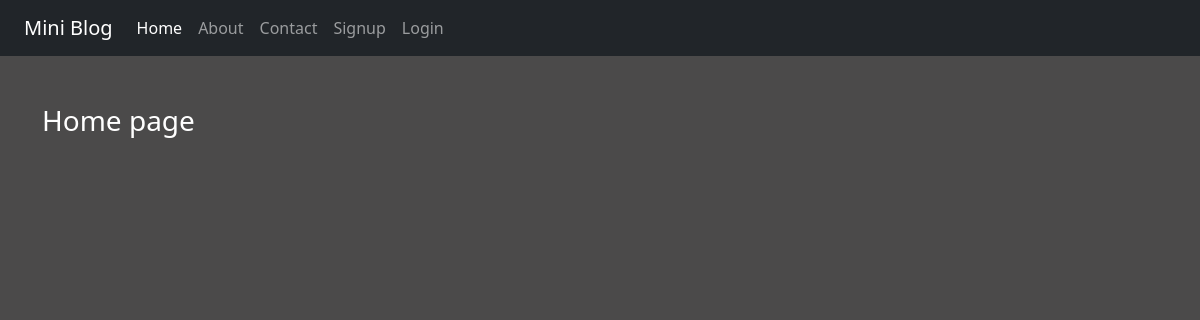
The app's page /, older data.
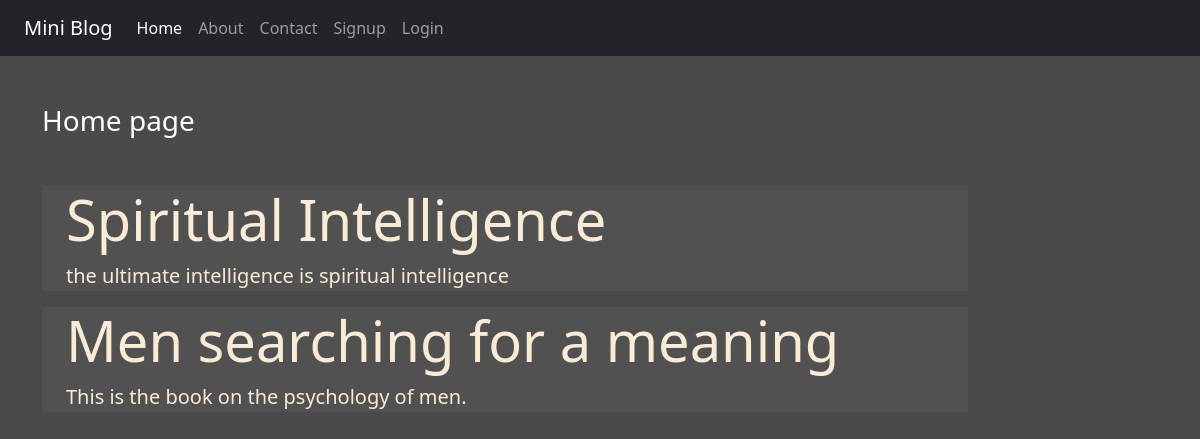
The same page, newer data.
### blog/models.py (models this page shows)
class Post(models.Model):
    title = models.CharField(max_length=240)
    desc = models.TextField()

### blog/views.py (the view)
# urls.py: path('', views.home, name='home'),
def home(request):
    posts = Post.objects.all()
    return render(request,'blog/home.html',{"posts":posts})

### blog/templates/blog/home.html
{% extends 'blog/base.html' %}
{% load static %}
{% block content %}
<div class="col-sm-10">
    <h3 class="text-white my-5">Home page</h3>
        {% for post in posts %}
            <div class="jumbotron jumbotron-fluid jumbo-color">
            <div class="container">
                <h1 class="display-4 font-weight-bold">{{post.title}}</h1>
                <p class="lead">{{post.desc}}</p>
            </div>
            </div>
        {% endfor %}
</div>
{% endblock content %}

Row changes from the older to the newer data that the page shows:
added Post: title "Spiritual Intelligence", desc "the ultimate intelligence is spiritual intelligence"
added Post: title "Men searching for a meaning", desc "This is the book on the psychology of men."
